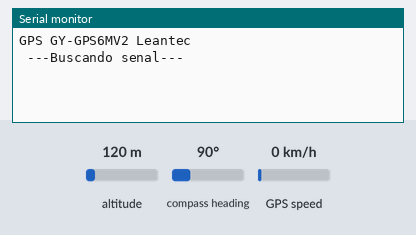
Bench run of a sketch on a simulated ESP8266 (Wemos D1 mini). Parts: the last lines printed to the serial monitor. Inputs (shaded band) come from the test bench; at power-on: altitude 120 m, compass heading 90°, GPS speed 0 km/h. The GPS gets a fix after 3 s at 37.7749, -122.4194 with 8 satellites.

Above: at 1.2 s.
1.3 s: altitude set to 20 m
At 3.8 s:
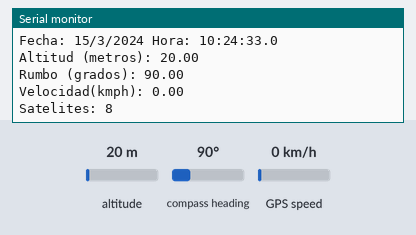
4.5 s: compass heading set to 7°
At 5.8 s:
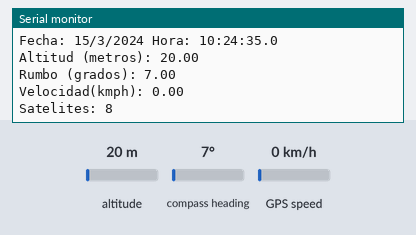
6.0 s: GPS speed set to 2 km/h
At 6.8 s:
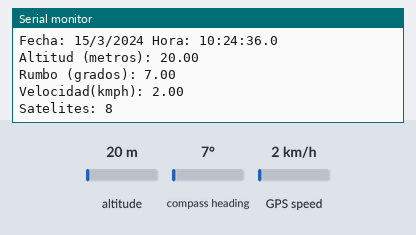
Timing chart, 0 to 9.0 s (numbered marks = the images above; inputs shaded):
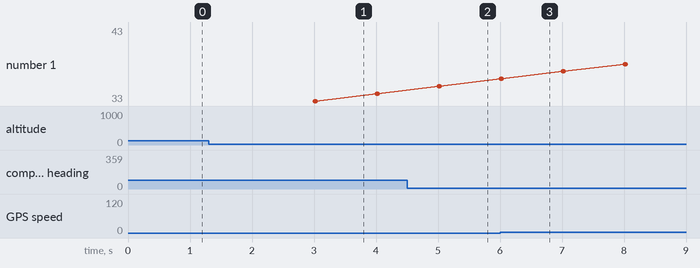

Measured:
- after the input at 1.3 s, the serial monitor: prints a new line after 1.7 s (image 1)
- after the input at 4.5 s, the serial monitor: prints a new line after 0.51 s (image 2)
- after the input at 6.0 s, the serial monitor: prints a new line at once (image 3)

The sketch:

gps_tinygps.ino
```cpp
/**********************
 *                    *
 *  gps_tinygps.ino   *
 *                    *
 **********************
 *
 *  An example that shows how to read NMEA GPS data from a GY-GPS6MV2 device via serial software bus
 *  using the great TinyGPS for interpreting the GPS data received
 *
 *  Based on the Leantec tutorial: https://leantec.es/blog/54_Tutorial-Arduino--Modulo-GPS-GPS6MV2.html
 *  And some more info at: https://naylampmechatronics.com/blog/18_tutorial-modulo-gps-con-arduino.html
 *
 *  See my world at:
 *        _
 *       (_)___  _________ ___  _____
 *      / / __ \/ ___/ __ `__ \/ ___/
 *     / / /_/ / /  / / / / / / /__
 *  __/ /\____/_/  /_/ /_/ /_/\___/
 * /___/
 *
 *  @jormc
 *  http://www.jormc.es
 *  2018-10-07
 *
 *************************************************************************************************/

#include <SoftwareSerial.h>
#include <TinyGPS.h>

// Declare the GPS object
TinyGPS gps;

// WEMOS (RX,TX) -> GPS (TX,RX)
SoftwareSerial serialgps(D4, D3);

// Data variables
int year;
byte month, day, hour, minute, second, hundredths;
unsigned long chars;
unsigned short sentences, failed_checksum;

void setup() {
    Serial.begin(115200);

    // Init GPS serial communication
    // It is always configured at 9600b by default
    serialgps.begin(9600);

    Serial.println("");
    Serial.println("GPS GY-GPS6MV2 Leantec");
    Serial.println(" ---Buscando senal--- ");
    Serial.println("");
}

void loop() {
    // If GPS is broadcasting data...
    while(serialgps.available()) {

        // Read serial data
        int c = serialgps.read();

        // Interpret data
        if(gps.encode(c)) {
            float latitude, longitude;
            gps.f_get_position(&latitude, &longitude);
            Serial.print("Latitud/Longitud: ");
            Serial.print(latitude,5);
            Serial.print(", ");
            Serial.println(longitude,5);
            gps.crack_datetime(&year,&month,&day,&hour,&minute,&second,&hundredths);
            Serial.print("Fecha: "); Serial.print(day, DEC); Serial.print("/");
            Serial.print(month, DEC); Serial.print("/"); Serial.print(year);
            Serial.print(" Hora: "); Serial.print(hour, DEC); Serial.print(":");
            Serial.print(minute, DEC); Serial.print(":"); Serial.print(second, DEC);
            Serial.print("."); Serial.println(hundredths, DEC);
            Serial.print("Altitud (metros): "); Serial.println(gps.f_altitude());
            Serial.print("Rumbo (grados): "); Serial.println(gps.f_course());
            Serial.print("Velocidad(kmph): "); Serial.println(gps.f_speed_kmph());
            Serial.print("Satelites: "); Serial.println(gps.satellites());
            Serial.println();
            gps.stats(&chars, &sentences, &failed_checksum);
        }
    }
}
```
